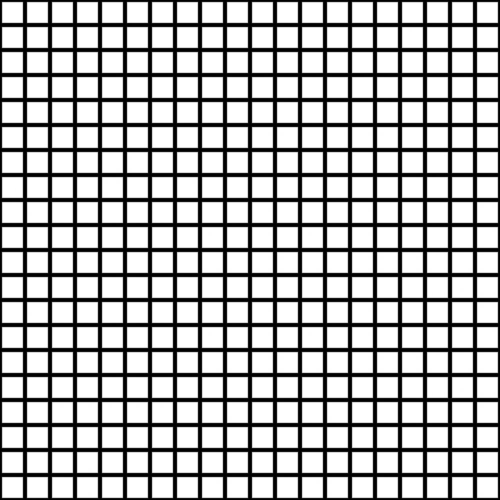
#> input picture grid.jpg, 1000 x 1000 px (shown at 1/2 size)
$ python menu.py
#> lines starting #> are read from the running program, lines starting #| are printed output that depends on the picture; after the words box and inside, x2 and y2 are one past the last pixel; in counts of white or black regions, pixels touching at a corner belong together
import cv2
import numpy as np
# ***** WCZYTANIE ZDJECIA *****
prev = cv2.imread('grid.jpg')
#> prev is the input picture: shape (1000, 1000, 3); min 0, max 255, mean 177.4
# ***** ZMNIEJSZENIE ZDJECIA DO WYMIARÓW 600X600 *****
img = cv2.resize(prev,(600,600),interpolation = cv2.INTER_AREA)
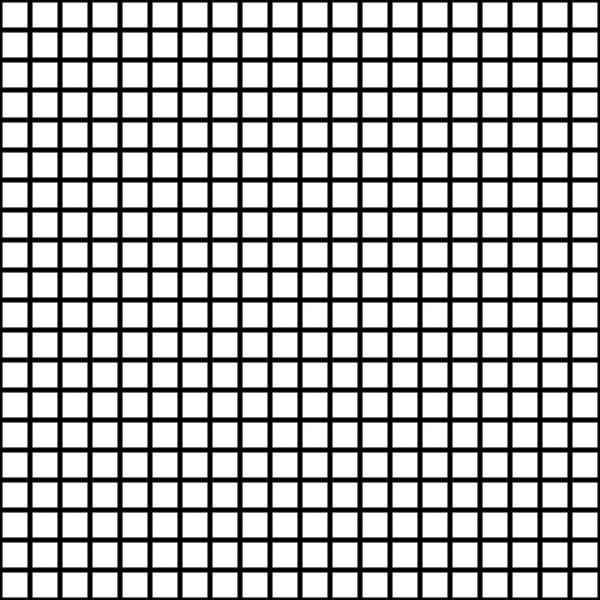
#> img: shape (600, 600, 3); min 0, max 255, mean 177.4
rows,cols,ch = img.shape
#> rows = 600; cols = 600; ch = 3

# ***** RYSOWANIE KÓŁ NA OBRAZIE ABY BARDZIEJ UWIDOCZNIĆ EFEKTY PRZEKSZTAŁCEŃ *****
cv2.circle(img, (30, 30), 5, (0, 0, 255), -1)
#> img: shape (600, 600, 3); 0.02% of pixels changed, all inside (x1, y1, x2, y2) = (25, 25, 36, 36)
cv2.circle(img, (570, 30), 5, (0, 0, 255), -1)
#> img: shape (600, 600, 3); mean B, G, R 177.3, 177.3, 177.5
cv2.circle(img, (570, 570), 5, (0, 0, 255), -1)
#> img: shape (600, 600, 3); mean B, G, R 177.3, 177.3, 177.5
cv2.circle(img, (30, 570), 5, (0, 0, 255), -1)
#> img: shape (600, 600, 3); mean B, G, R 177.3, 177.3, 177.6

# ***** WYZNACZANIE PUNKTÓW DLA PRZEKSZTAŁCENIA PERSPEKTYWICZNEGO*****
# ***** pers1 - POCZĄTKOWE WSPÓŁRZĘDNE *****
# ***** pers2 - WSPÓŁRZEDNE DO KTÓRYCH DĄŻYMY *****
# ***** WYZNACZAMY SOBIE JAKIŚ OBSZAR ZA POMOCĄ pers1
# ***** W pers2 USTAWIAMY JAK MA SIĘ ZMIENIĆ TEN OBRAZ
pers1 = np.float32([[0, 0],
                   [600, 0],
                   [0, 600],
                   [600, 600]])
pers2 = np.float32([[0, 0],
                   [600, 0],
                   [275, 400],
                   [325, 400]])

# ***** WYKONANIE PRZEKSZTAŁCENIA *****
matrix = cv2.getPerspectiveTransform(pers1, pers2)
persp = cv2.warpPerspective(img, matrix, (600, 600))
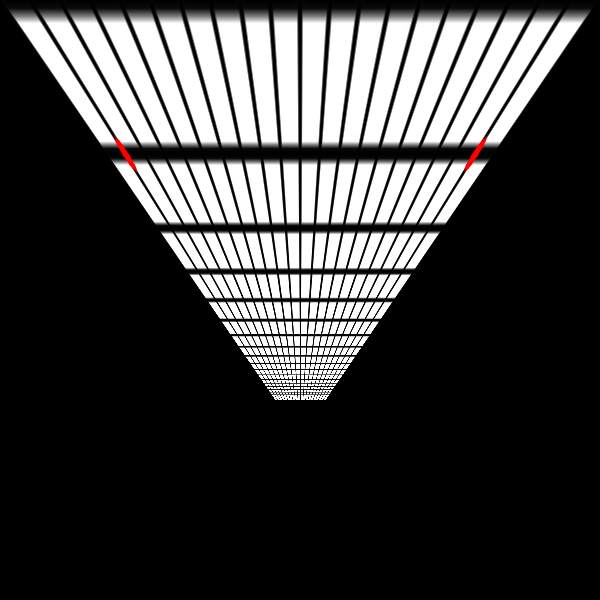
#> persp: shape (600, 600, 3); mean B, G, R 63.8, 63.8, 64

# ***** WYZNACZENIE PUNKTÓW DLA PRZEKSZTAŁCENIA AFINICZNEGO *****
# ***** aff1 - PUNKTY NA PODSTAWIE *****
aff1 = np.float32([[30,30],
                   [570,30],
                   [570,570]])
aff2 = np.float32([[60,60],
                   [400,30],
                   [450,450]])

# ***** WYZNACZENIE DANYCH DO ROTACJI I SKALI *****
# ***** center - PUNKT WOKÓŁ KTÓREGO ROBIMY ROTACJE *****
# ***** angle - KĄT WYKONYWANEJ ROTACJI *****
# ***** scale - PRZESKALONOWANIE || >1 POWIĘKSZENIE || <1 POMNIEJSZENIE  || 1 - ORYGINAŁ*****
center = ( 300, 300 )
angle = 30
scale = 1
# ***** WYKONANIE PRZEKSZTAŁCEŃ  AFINICZNYCH*****
M = cv2.getAffineTransform(aff1,aff2)
affine = cv2.warpAffine(img,M,(cols,rows))
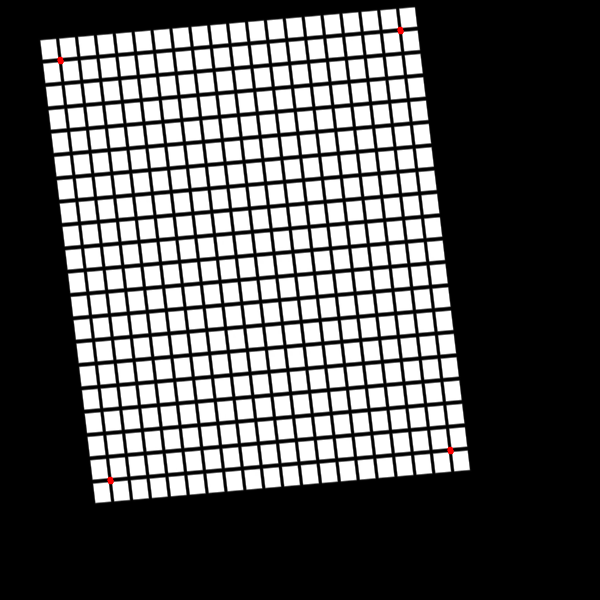
#> affine: shape (600, 600, 3); mean B, G, R 87.8, 87.8, 87.9
# ***** WYKONANIE ROTACJI
#M = cv2.getRotationMatrix2D(center, angle, scale)
#affine = cv2.warpAffine(img,M,(cols,rows))

# ***** WYSWIETLENIE UZYSKANYCH PRZEKSZTAŁCEŃ *****
cv2.imshow("Image", img)
cv2.imshow("Perspective transformation", persp)
cv2.imshow("Affine transformation", affine)

# ***** ZAPIS OBRAZKOW *****
#cv2.imwrite("wyjsciowe/affiniczne.jpg",affine)
#cv2.imwrite("wyjsciowe/perspektywiczne.jpg",persp)

cv2.waitKey(0)
cv2.destroyAllWindows()
